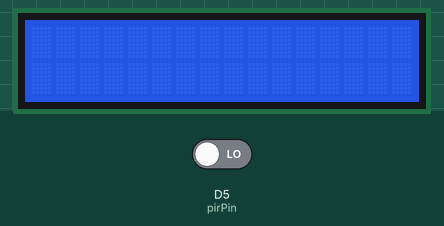
This sketch was run on a simulated ESP8266 (NodeMCU). Shown: 16×2 character LCD. The test bench sets the inputs (shaded band); at power-on: D5 (pirPin) LOW. WiFi joins after 1.5 s; servers stay silent unless stated; uploads are accepted with an empty reply; what the sketch prints to the serial monitor is not drawn.

Above: at 3.4 s.
3.5 s: D5 (pirPin) driven HIGH
At 4.72 s:
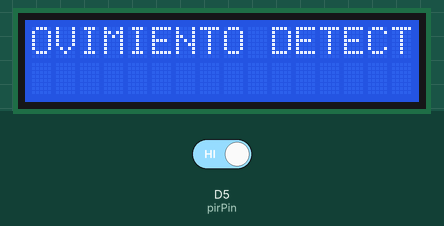
At 5.17 s:
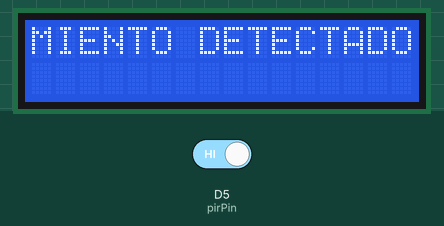
Timing chart, 0 to 6.7 s (numbered marks = the images above; inputs shaded):
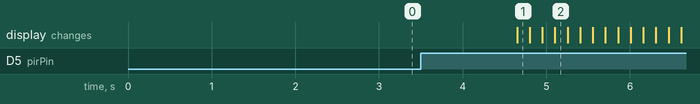

Measured:
- after the input at 3.5 s, the display: changes after 1.2 s (image 1)

The sketch:

SensorMovimiento.ino
```cpp
#include <ESP8266WiFi.h>
#include <WiFiClient.h>
#include <ESP8266HTTPClient.h>
#include <LiquidCrystal_I2C.h>
#include <string>

/*
SENSORES, ID y NOMBRE
'1','Humedad'
'2','Temperatura'
'3','Movimiento'
'4','Polvo'
'5','Luz'

En sensor, se guarda el valor del sensor (int), y la fecha en la que se guardo.
*/

/*
ACTUADORES, ID y NOMBRE
'1','Pantalla LCD'
'2','Extractor de aire'
'3','Bomba de agua'
'4','Servomotor'
'5','LED'

En actuador, se guarda el estado del actuador (string), y la fecha en la que se guardo.
*/

const int pirPin = D5;  // PIR sensor connected to digital pin D5
bool motionDetected = false;
LiquidCrystal_I2C lcd(0x27, 16, 2);

// const char* ssid = "INFINITUM88A2_2.4";
// const char* password = "QqZzgTE6uj";

const char* ssid = "Tec-IoT";
const char* password = "spotless.magnetic.bridge";

HTTPClient httpClient;
WiFiClient wClient;

String SensorURL = "http://10.22.235.51:3100/api/logValue/3/";
String ActURL = "http://10.22.235.51:3100/api/logState/1/1";

void setup() {
  lcd.begin(16, 2);
  lcd.init();
  lcd.backlight();
  Serial.begin(9600);
  Serial.println("***Inicializando conexión a My SQL***");

  pinMode(pirPin, INPUT);

  WiFi.mode(WIFI_STA);
  WiFi.disconnect();
  delay(100);

  WiFi.begin(ssid, password);
  Serial.print("Conectando a red WiFi \"");
  Serial.print(ssid);
  Serial.print("\"");
  while (WiFi.status() != WL_CONNECTED) {
    delay(500);
    Serial.print(".");
  }
  Serial.print("\nConectado! IP: ");
  Serial.println(WiFi.localIP());
  delay(500);
}

void loop() {
  int motionState = 0;
  motionDetected = digitalRead(pirPin);

  if (motionDetected) {
    motionState = 1;
    logIntento(motionState);
    logIntentoAct();
    displayMovement();
    lcd.clear();
  }

  delay(1000);
}

void displayMovement() {
  lcd.setCursor(0, 0);
  std::string mensaje;
  mensaje = "MOVIMIENTO DETECTADO";
  lcd.print("MOVIMIENTO DETECTADO");
  scrollMessage(mensaje.size());
}

void scrollMessage(int msgSz) {
  // scroll 13 positions (string length) to the left
  // to move it offscreen left:
  for (int positionCounter = 0; positionCounter < msgSz; positionCounter++) {
    // scroll one position left:
    lcd.scrollDisplayLeft();
    // wait a bit:
    delay(150);
  }

  // scroll 29 positions (string length + display length) to the right
  // to move it offscreen right:
  for (int positionCounter = 0; positionCounter < 16 + msgSz; positionCounter++) {
    // scroll one position right:
    lcd.scrollDisplayRight();
    // wait a bit:
    delay(150);
  }

  // scroll 16 positions (display length + string length) to the left
  // to move it back to center:
  for (int positionCounter = 0; positionCounter < 16; positionCounter++) {
    // scroll one position left:
    lcd.scrollDisplayLeft();
    // wait a bit:
    delay(150);
  }

  // delay at the end of the full loop:
  delay(1000);
}

void logIntento(float t){
  if(WiFi.status() == WL_CONNECTED){
    String data = SensorURL;
    data = data + t;
    Serial.println(data);

    httpClient.begin(wClient, data.c_str());
    httpClient.addHeader("Content-Type", "Content-Type: application/json");
    int httpResponseCode = httpClient.POST(data.c_str());
    Serial.println(httpResponseCode);
    httpClient.end();
  }
  return;
}

void logIntentoAct(){
  if(WiFi.status() == WL_CONNECTED){
    String data = ActURL;

    httpClient.begin(wClient, data.c_str());
    httpClient.addHeader("Content-Type", "Content-Type: application/json");
    int httpResponseCode = httpClient.POST(data.c_str());
    httpClient.end();
  }
  return;
}
```
